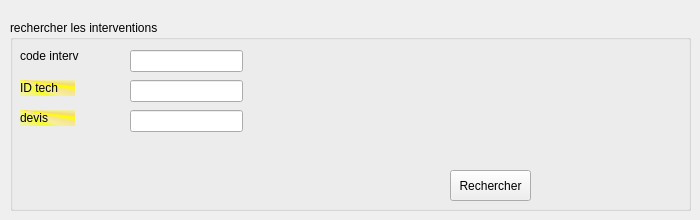
     <widget class="QWidget" name="tab_7">
      <attribute name="title">
       <string>rechercher</string>
      </attribute>
      <widget class="QGroupBox" name="groupBox_10">
       <property name="geometry">
        <rect>
         <x>10</x>
         <y>20</y>
         <width>681</width>
         <height>191</height>
        </rect>
       </property>
       <property name="title">
        <string>rechercher les interventions</string>
       </property>
       <widget class="QLineEdit" name="lineEdit_codeinterv_recherche">
        <property name="geometry">
         <rect>
          <x>120</x>
          <y>30</y>
          <width>113</width>
          <height>22</height>
         </rect>
        </property>
        <property name="text">
         <string/>
        </property>
       </widget>
       <widget class="QPushButton" name="pushButton_intervrecherche">
        <property name="geometry">
         <rect>
          <x>440</x>
          <y>150</y>
          <width>81</width>
          <height>31</height>
         </rect>
        </property>
        <property name="text">
         <string>Rechercher</string>
        </property>
       </widget>
       <widget class="QLabel" name="label_IDmachine_7">
        <property name="geometry">
         <rect>
          <x>10</x>
          <y>20</y>
          <width>81</width>
          <height>31</height>
         </rect>
        </property>
        <property name="text">
         <string>code interv</string>
        </property>
       </widget>
       <widget class="QLineEdit" name="lineEdit_idtech_recherche">
        <property name="geometry">
         <rect>
          <x>120</x>
          <y>60</y>
          <width>113</width>
          <height>22</height>
         </rect>
        </property>
       </widget>
       <widget class="QLineEdit" name="lineEdit_devis_recherche">
        <property name="geometry">
         <rect>
          <x>120</x>
          <y>90</y>
          <width>113</width>
          <height>22</height>
         </rect>
        </property>
       </widget>
       <widget class="QLabel" name="label_idtech_4">
        <property name="geometry">
         <rect>
          <x>10</x>
          <y>60</y>
          <width>55</width>
          <height>16</height>
         </rect>
        </property>
        <property name="styleSheet">
         <string notr="true">background-color: qconicalgradient(cx:0, cy:0, angle:135, stop:0 rgba(255, 255, 0, 69), stop:0.375 rgba(255, 255, 0, 69), stop:0.423533 rgba(251, 255, 0, 145), stop:0.45 rgba(247, 255, 0, 208), stop:0.477581 rgba(255, 244, 71, 130), stop:0.518717 rgba(255, 218, 71, 130), stop:0.55 rgba(255, 255, 0, 255), stop:0.57754 rgba(255, 203, 0, 130), stop:0.625 rgba(255, 255, 0, 69), stop:1 rgba(255, 255, 0, 69));</string>
        </property>
        <property name="text">
         <string>ID tech</string>
        </property>
       </widget>
       <widget class="QLabel" name="label_devis_4">
        <property name="geometry">
         <rect>
          <x>10</x>
          <y>90</y>
          <width>55</width>
          <height>16</height>
         </rect>
        </property>
        <property name="styleSheet">
         <string notr="true">background-color: qconicalgradient(cx:0, cy:0, angle:135, stop:0 rgba(255, 255, 0, 69), stop:0.375 rgba(255, 255, 0, 69), stop:0.423533 rgba(251, 255, 0, 145), stop:0.45 rgba(247, 255, 0, 208), stop:0.477581 rgba(255, 244, 71, 130), stop:0.518717 rgba(255, 218, 71, 130), stop:0.55 rgba(255, 255, 0, 255), stop:0.57754 rgba(255, 203, 0, 130), stop:0.625 rgba(255, 255, 0, 69), stop:1 rgba(255, 255, 0, 69));</string>
        </property>
        <property name="text">
         <string>devis</string>
        </property>
       </widget>
      </widget>
     </widget>
